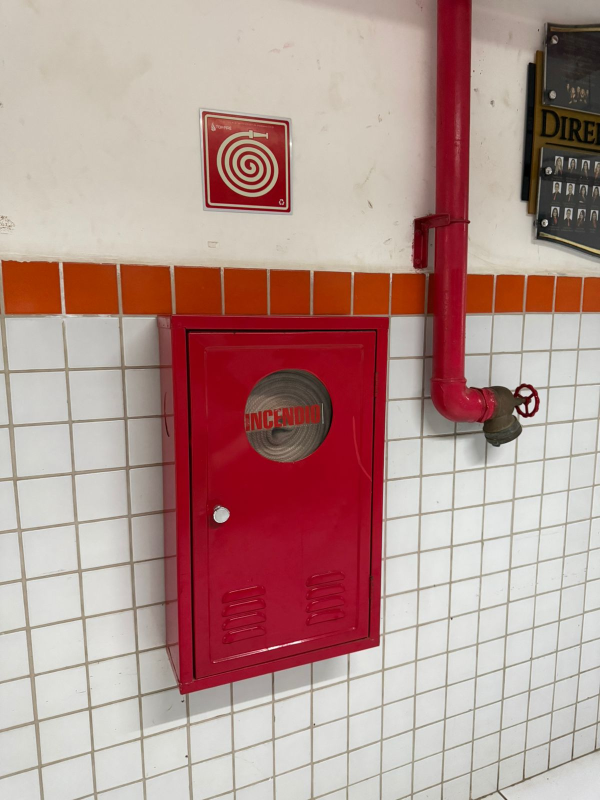
#> input picture imagens/imagem_original.jpg, 1200 x 1600 px (shown at 1/2 size)
$ python processamento.py
#> lines starting #> are read from the running program, lines starting #| are printed output that depends on the picture; after the words box and inside, x2 and y2 are one past the last pixel; in counts of white or black regions, pixels touching at a corner belong together
"""
Projeto A3 - Processamento Digital de Imagens
Tema: Inspeção visual automatizada de equipamentos de combate a incêndio
       (abrigo de hidrante de parede) como ferramenta auxiliar de gestão
       ambiental urbana.

Pipeline:
    1. Carregamento e pré-processamento (BGR->RGB, cinza, redimensionamento, normalização)
    2. Análise da imagem original (metadados + histograma RGB)
    3. Filtros (Gaussiano, Mediana, Bilateral)
    4. Detecção de bordas (Canny) - cinza e sobre máscara HSV
    5. Segmentação (Otsu e HSV por cor vermelha)
    6. Morfologia (erosão + dilatação + abertura/fechamento)
    7. Contornos sobrepostos
    8. Métricas (% área, média, desvio, PSNR, SNR)
    9. Grid comparativo final

Uso:
    python processamento.py
"""

from __future__ import annotations

import os
from pathlib import Path

import cv2
import matplotlib.pyplot as plt
import numpy as np
import pandas as pd
from skimage.metrics import peak_signal_noise_ratio


# ---------------------------------------------------------------------------
# Constantes do projeto
# ---------------------------------------------------------------------------
RAIZ = Path(__file__).resolve().parent
CAMINHO_IMAGEM = RAIZ / "imagens" / "imagem_original.jpg"
PASTA_RESULTADOS = RAIZ / "resultados"

LARGURA_ALVO = 600  # imagem em retrato; 600 px de largura -> ~800 px de altura

# Faixas HSV para o vermelho do hidrante (vermelho cruza H=0 -> duas faixas)
# H limitado a 10 na faixa baixa para excluir o laranja dos azulejos (H~10-20)
HSV_VERMELHO_BAIXO_1 = np.array([0, 120, 60], dtype=np.uint8)
HSV_VERMELHO_ALTO_1 = np.array([10, 255, 255], dtype=np.uint8)
HSV_VERMELHO_BAIXO_2 = np.array([170, 120, 60], dtype=np.uint8)
HSV_VERMELHO_ALTO_2 = np.array([179, 255, 255], dtype=np.uint8)

KERNEL_MORFOLOGIA = np.ones((5, 5), np.uint8)
AREA_MINIMA_CONTORNO = 500

CANNY_T1 = 50
CANNY_T2 = 150


# ---------------------------------------------------------------------------
# 1. Carregamento e pré-processamento
# ---------------------------------------------------------------------------
def carregar_imagem(caminho: Path) -> np.ndarray:
    """Lê uma imagem do disco e converte de BGR (OpenCV) para RGB."""
    bgr = cv2.imread(str(caminho), cv2.IMREAD_COLOR)
    if bgr is None:
        raise FileNotFoundError(f"Não foi possível ler a imagem: {caminho}")
    return cv2.cvtColor(bgr, cv2.COLOR_BGR2RGB)


def preprocessar(img_rgb: np.ndarray, largura_alvo: int = LARGURA_ALVO) -> dict:
    """Redimensiona, converte para cinza e normaliza.

    Retorna dicionário com:
        - rgb: imagem RGB uint8 redimensionada
        - gray: imagem em escala de cinza uint8 redimensionada
        - rgb_norm: imagem RGB normalizada em [0, 1] float32
    """
    altura_orig, largura_orig = img_rgb.shape[:2]
    escala = largura_alvo / largura_orig
    nova_altura = int(altura_orig * escala)
    rgb = cv2.resize(img_rgb, (largura_alvo, nova_altura), interpolation=cv2.INTER_AREA)
    gray = cv2.cvtColor(rgb, cv2.COLOR_RGB2GRAY)
    rgb_norm = rgb.astype(np.float32) / 255.0
    return {"rgb": rgb, "gray": gray, "rgb_norm": rgb_norm}


# ---------------------------------------------------------------------------
# 2. Análise da imagem original (metadados + histograma)
# ---------------------------------------------------------------------------
def imprimir_metadados(img_rgb: np.ndarray, caminho: Path) -> dict:
    """Coleta e imprime metadados básicos da imagem."""
    altura, largura, canais = img_rgb.shape
    tamanho_kb = os.path.getsize(caminho) / 1024
    meta = {
        "resolucao": f"{largura} x {altura}",
        "canais": canais,
        "tamanho_kb": round(tamanho_kb, 2),
        "dtype": str(img_rgb.dtype),
    }
    print("== Metadados da imagem original ==")
    for k, v in meta.items():
        print(f"  {k}: {v}")
    return meta


def gerar_histograma_rgb(img_rgb: np.ndarray, caminho_saida: Path) -> None:
    """Plota e salva o histograma dos três canais RGB."""
    cores = ("red", "green", "blue")
    nomes = ("R", "G", "B")
    fig, ax = plt.subplots(figsize=(8, 4))
    for i, (cor, nome) in enumerate(zip(cores, nomes)):
        hist = cv2.calcHist([img_rgb], [i], None, [256], [0, 256])
        ax.plot(hist, color=cor, label=f"Canal {nome}")
    ax.set_title("Histograma dos canais R, G, B")
    ax.set_xlabel("Intensidade (0-255)")
    ax.set_ylabel("Frequência de pixels")
    ax.set_xlim(0, 255)
    ax.legend()
    fig.tight_layout()
    fig.savefig(caminho_saida, dpi=120)
    plt.close(fig)


# ---------------------------------------------------------------------------
# 3. Filtros
# ---------------------------------------------------------------------------
def aplicar_filtros(img_rgb: np.ndarray) -> dict:
    """Aplica Gaussiano (sigma=1.5), Mediana (5x5) e Bilateral."""
    gauss = cv2.GaussianBlur(img_rgb, (0, 0), sigmaX=1.5)
    mediana = cv2.medianBlur(img_rgb, 5)
    bilateral = cv2.bilateralFilter(img_rgb, d=9, sigmaColor=75, sigmaSpace=75)
    return {"gaussiano": gauss, "mediana": mediana, "bilateral": bilateral}


# ---------------------------------------------------------------------------
# 4. Detecção de bordas
# ---------------------------------------------------------------------------
def detectar_bordas(gray: np.ndarray, t1: int = CANNY_T1, t2: int = CANNY_T2) -> np.ndarray:
    """Aplica suavização Gaussiana leve e em seguida o operador Canny."""
    suavizada = cv2.GaussianBlur(gray, (5, 5), 1.0)
    return cv2.Canny(suavizada, t1, t2)


# ---------------------------------------------------------------------------
# 5. Segmentação
# ---------------------------------------------------------------------------
def segmentar_otsu(gray: np.ndarray) -> tuple[float, np.ndarray]:
    """Segmentação por limiarização de Otsu."""
    limiar, mascara = cv2.threshold(
        gray, 0, 255, cv2.THRESH_BINARY + cv2.THRESH_OTSU
    )
    return limiar, mascara


def segmentar_hsv_vermelho(img_rgb: np.ndarray) -> np.ndarray:
    """Segmentação por cor vermelha no espaço HSV (duas faixas em H)."""
    hsv = cv2.cvtColor(img_rgb, cv2.COLOR_RGB2HSV)
    m1 = cv2.inRange(hsv, HSV_VERMELHO_BAIXO_1, HSV_VERMELHO_ALTO_1)
    m2 = cv2.inRange(hsv, HSV_VERMELHO_BAIXO_2, HSV_VERMELHO_ALTO_2)
    return cv2.bitwise_or(m1, m2)


# ---------------------------------------------------------------------------
# 6. Morfologia
# ---------------------------------------------------------------------------
def aplicar_morfologia(mascara: np.ndarray) -> dict:
    """Aplica erosão, dilatação e a combinação abertura+fechamento."""
    erosao = cv2.erode(mascara, KERNEL_MORFOLOGIA, iterations=1)
    dilatacao = cv2.dilate(mascara, KERNEL_MORFOLOGIA, iterations=1)
    abertura = cv2.morphologyEx(mascara, cv2.MORPH_OPEN, KERNEL_MORFOLOGIA)
    final = cv2.morphologyEx(abertura, cv2.MORPH_CLOSE, KERNEL_MORFOLOGIA)
    return {
        "erosao": erosao,
        "dilatacao": dilatacao,
        "abertura": abertura,
        "final": final,
    }


# ---------------------------------------------------------------------------
# 7. Contornos
# ---------------------------------------------------------------------------
def desenhar_contornos(
    img_rgb: np.ndarray, mascara: np.ndarray, area_min: int = AREA_MINIMA_CONTORNO
) -> tuple[np.ndarray, int]:
    """Desenha em verde os contornos cuja área >= area_min."""
    contornos, _ = cv2.findContours(
        mascara, cv2.RETR_EXTERNAL, cv2.CHAIN_APPROX_SIMPLE
    )
    filtrados = [c for c in contornos if cv2.contourArea(c) >= area_min]
    saida = img_rgb.copy()
    cv2.drawContours(saida, filtrados, -1, (0, 255, 0), 3)
    return saida, len(filtrados)


# ---------------------------------------------------------------------------
# 8. Métricas
# ---------------------------------------------------------------------------
def calcular_snr(original: np.ndarray, filtrada: np.ndarray) -> float:
    """SNR em dB: 10*log10(P_sinal / P_ruido), onde ruido = original - filtrada."""
    orig_f = original.astype(np.float64)
    filt_f = filtrada.astype(np.float64)
    ruido = orig_f - filt_f
    p_sinal = np.mean(orig_f ** 2)
    p_ruido = np.mean(ruido ** 2)
    if p_ruido < 1e-12:
        return float("inf")
    return 10.0 * np.log10(p_sinal / p_ruido)


def calcular_metricas(
    rgb: np.ndarray,
    gray: np.ndarray,
    filtros: dict,
    mascara_segmentacao: np.ndarray,
) -> pd.DataFrame:
    """Calcula percentual de área segmentada, média/desvio e PSNR/SNR por filtro."""
    total_pixels = mascara_segmentacao.size
    pixels_segmentados = int(np.count_nonzero(mascara_segmentacao))
    pct_area = 100.0 * pixels_segmentados / total_pixels

    linhas = [
        ("Pixels totais", total_pixels),
        ("Pixels segmentados (HSV+morfologia)", pixels_segmentados),
        ("% de area segmentada", round(pct_area, 2)),
        ("Valor medio de pixel (cinza)", round(float(gray.mean()), 2)),
        ("Desvio-padrao (cinza)", round(float(gray.std()), 2)),
    ]
    for nome, filtrada in filtros.items():
        psnr = peak_signal_noise_ratio(rgb, filtrada, data_range=255)
        snr = calcular_snr(rgb, filtrada)
        linhas.append((f"PSNR {nome} (dB)", round(float(psnr), 2)))
        linhas.append((f"SNR {nome} (dB)", round(float(snr), 2)))

    return pd.DataFrame(linhas, columns=["metrica", "valor"])


# ---------------------------------------------------------------------------
# 9. Salvamento e grid final
# ---------------------------------------------------------------------------
def salvar_imagem(img: np.ndarray, caminho: Path, cmap: str | None = None) -> None:
    """Salva uma imagem (RGB ou binária) como PNG usando matplotlib."""
    fig, ax = plt.subplots(figsize=(6, 8))
    ax.imshow(img, cmap=cmap)
    ax.axis("off")
    fig.tight_layout(pad=0)
    fig.savefig(caminho, dpi=120, bbox_inches="tight")
    plt.close(fig)


def montar_grid(paineis: list, caminho_saida: Path) -> None:
    """Monta um grid 3x3 com nove painéis (título, imagem, cmap)."""
    fig, axes = plt.subplots(3, 3, figsize=(14, 16))
    for ax, (titulo, img, cmap) in zip(axes.flat, paineis):
        ax.imshow(img, cmap=cmap)
        ax.set_title(titulo, fontsize=11)
        ax.axis("off")
    fig.tight_layout()
    fig.savefig(caminho_saida, dpi=130)
    plt.close(fig)


# ---------------------------------------------------------------------------
# Orquestração
# ---------------------------------------------------------------------------
def main() -> None:
    PASTA_RESULTADOS.mkdir(exist_ok=True)

    # --- Fase 5: carregar e pré-processar
    original_rgb = carregar_imagem(CAMINHO_IMAGEM)
#> in carregar_imagem, bgr is the input picture: shape (1600, 1200, 3); mean B, G, R 142.4, 147.3, 180.5
    pre = preprocessar(original_rgb)
#> in preprocessar, `gray = cv2.cvtColor(rgb, cv2.COLOR_RGB2GRAY)`:
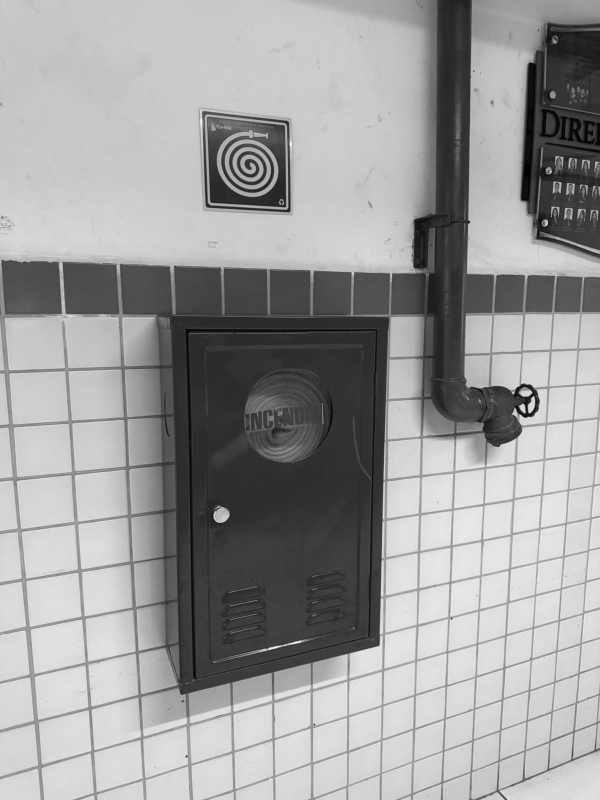
#> gray: shape (800, 600); min 0, max 252, mean 156.8
#> pre = 3 items
    rgb, gray = pre["rgb"], pre["gray"]
    salvar_imagem(rgb, PASTA_RESULTADOS / "01_original.png")
    salvar_imagem(gray, PASTA_RESULTADOS / "02_cinza.png", cmap="gray")

    # --- Fase 6: metadados + histograma
    imprimir_metadados(original_rgb, CAMINHO_IMAGEM)
    gerar_histograma_rgb(rgb, PASTA_RESULTADOS / "03_histograma_rgb.png")

    # --- Fase 7: filtros
    filtros = aplicar_filtros(rgb)
#> filtros = 3 items
    salvar_imagem(filtros["gaussiano"], PASTA_RESULTADOS / "04_gaussiano.png")
    salvar_imagem(filtros["mediana"], PASTA_RESULTADOS / "05_mediana.png")
    salvar_imagem(filtros["bilateral"], PASTA_RESULTADOS / "06_bilateral.png")

    # --- Fase 8: bordas
    bordas_cinza = detectar_bordas(gray)
#> in detectar_bordas, `return cv2.Canny(suavizada, t1, t2)`:
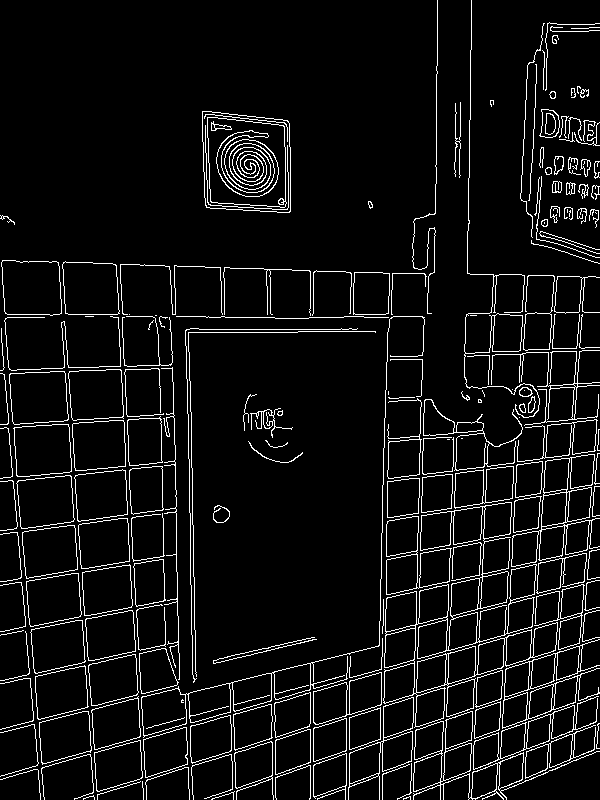
#> returned value: shape (800, 600); 6.4% white in thin lines or dots
    salvar_imagem(bordas_cinza, PASTA_RESULTADOS / "07_canny.png", cmap="gray")

    # --- Fase 9: segmentação Otsu e HSV
    limiar_otsu, mascara_otsu = segmentar_otsu(gray)
#> in segmentar_otsu, `limiar, mascara = cv2.threshold( gray, 0, 255, cv2.THRESH_BINARY + cv2..`:
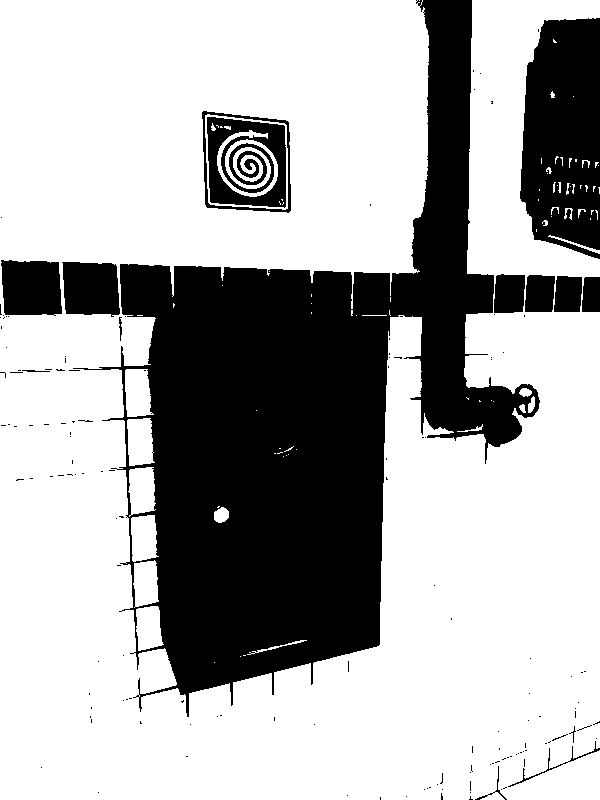
#> mascara: shape (800, 600); 68.3% white; 149 black regions (133 under 20 px), largest, box (x1, y1, x2, y2) and area: (73, 0, 540, 717) 120174, (520, 18, 600, 259) 15966, (207, 117, 286, 208) 4653
#> in segmentar_otsu, `limiar, mascara = cv2.threshold( gray, 0, 255, cv2.THRESH_BINARY + cv2..`: limiar = 131
#> limiar_otsu = 131
    print(f"Limiar Otsu calculado: {limiar_otsu:.1f}")
#| Limiar Otsu calculado: 131.0
    salvar_imagem(mascara_otsu, PASTA_RESULTADOS / "08_otsu.png", cmap="gray")

    mascara_hsv = segmentar_hsv_vermelho(rgb)
    salvar_imagem(mascara_hsv, PASTA_RESULTADOS / "09_mascara_hsv.png", cmap="gray")

    # --- Morfologia sobre a máscara HSV (principal)
    morf = aplicar_morfologia(mascara_hsv)
#> in aplicar_morfologia, `final = cv2.morphologyEx(abertura, cv2.MORPH_CLOSE, KERNEL_MORFOLOGIA)`:
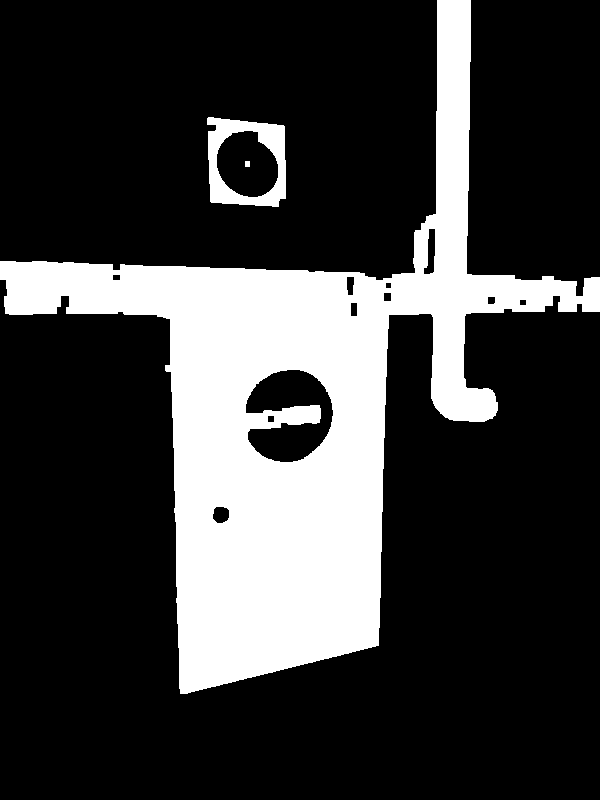
#> final: shape (800, 600); 23.3% white; 3 white regions, box (x1, y1, x2, y2) and area: (0, 0, 600, 694) 108440, (207, 117, 286, 207) 3283, (245, 161, 250, 167) 30
#> morf = 4 items
    salvar_imagem(morf["erosao"], PASTA_RESULTADOS / "10a_erosao.png", cmap="gray")
    salvar_imagem(morf["dilatacao"], PASTA_RESULTADOS / "10b_dilatacao.png", cmap="gray")
    salvar_imagem(morf["final"], PASTA_RESULTADOS / "10_morfologia.png", cmap="gray")

    # --- Canny sobre a máscara morfológica (mostra ganho vs. Canny cinza)
    bordas_mascara = cv2.Canny(morf["final"], CANNY_T1, CANNY_T2)
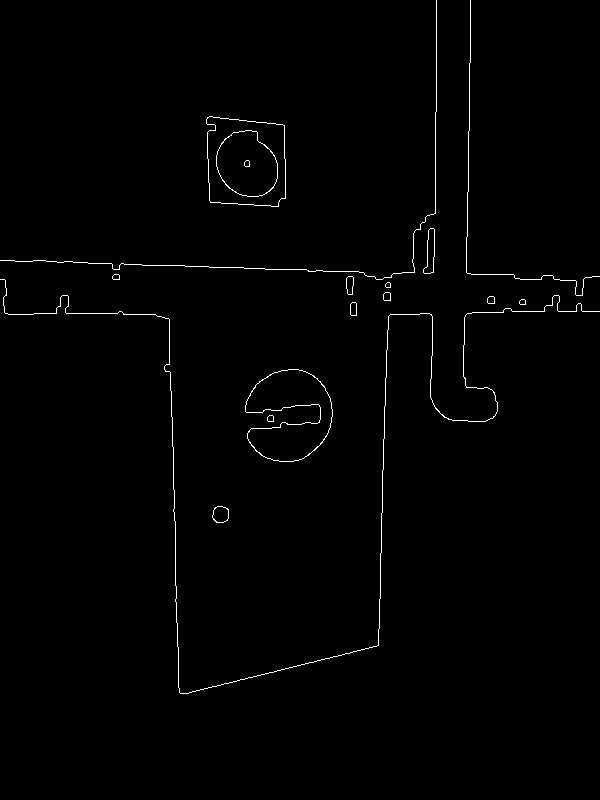
#> bordas_mascara: shape (800, 600); 0.87% white in thin lines or dots, all inside (x1, y1, x2, y2) = (0, 0, 600, 694)
    salvar_imagem(bordas_mascara, PASTA_RESULTADOS / "07b_canny_mascara.png", cmap="gray")

    # --- Contornos
    contornos_img, n_contornos = desenhar_contornos(rgb, morf["final"])
#> in desenhar_contornos, `contornos, _ = cv2.findContours( mascara, cv2.RETR_EXTERNAL, cv2.CHAIN..`: contornos = 2 contours; box (x1, y1, x2, y2) and area: (0, 0, 600, 694) 112975, (207, 117, 286, 207) 6174
#> in desenhar_contornos, `filtrados = [c for c in contornos if cv2.contourArea(c) >= area_min]`: filtrados has the same summary as contornos
#> in desenhar_contornos, `cv2.drawContours(saida, filtrados, -1, (0, 255, 0), 3)`:
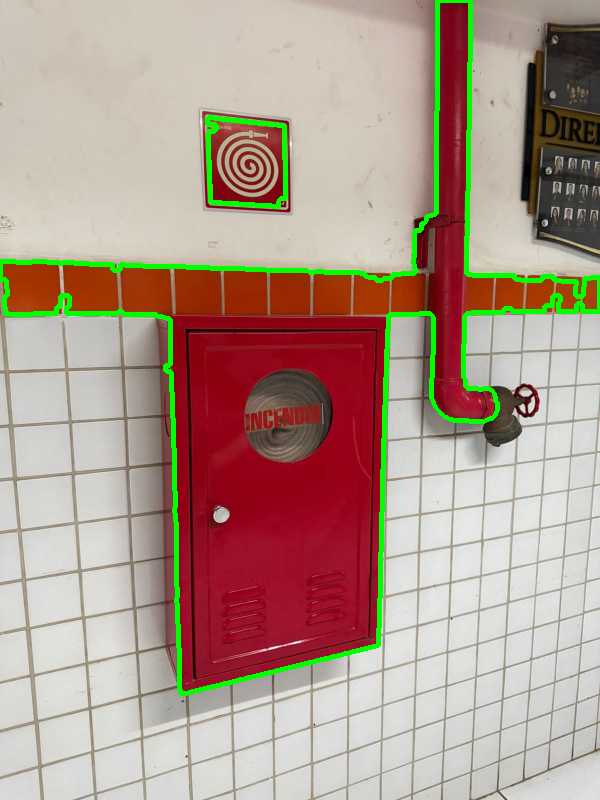
#> saida: shape (800, 600, 3); mean R, G, B 175.8, 153.4, 140.3
#> n_contornos = 2
    print(f"Contornos encontrados (area >= {AREA_MINIMA_CONTORNO}): {n_contornos}")
#| Contornos encontrados (area >= 500): 2
    salvar_imagem(contornos_img, PASTA_RESULTADOS / "11_contornos.png")

    # --- Fase 10: métricas
    metricas = calcular_metricas(rgb, gray, filtros, morf["final"])
#> in calcular_metricas, `pixels_segmentados = int(np.count_nonzero(mascara_segmentacao))`: pixels_segmentados = 111753
#> in calcular_metricas, `pct_area = 100.0 * pixels_segmentados / total_pixels`: pct_area = 23.28
#> in calcular_metricas, `linhas = [ ("Pixels totais", total_pixels), ("Pixels segmentados (HSV+..`: linhas = [('Pixels totais', 480000), ('Pixels segmentados (HSV+morfologia)', 111753), ('% de area segmentada', 23.28), ('Valor medio de pixel (cinza)', 156.8), ('Desvio-padrao (cinza)', 67.51)]
#> the loop in calcular_metricas, `for nome, filtrada in filtros.items():` made 3 passes
#> (nome, psnr, p_ruido in calcular_snr, snr) on passes 1 to 3: ('gaussiano', 28.09, 101, 24.68), ('mediana', 28.29, 96.49, 24.88), ('bilateral', 35.47, 18.44, 32.07)
#> pass 1, in calcular_snr, `ruido = orig_f - filt_f`:
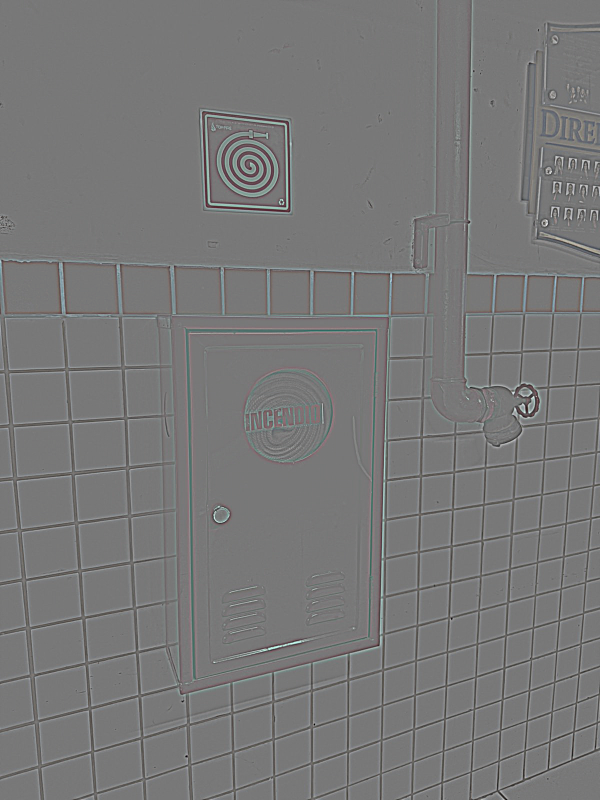
#> ruido: shape (800, 600, 3) float64; mean R, G, B 0, 0, 0; drawn with min black and max white
#> after the loop in calcular_metricas, `for nome, filtrada in filtros.items():`: linhas = 11 items
#> metricas = table of 11 rows and 2 columns
    metricas.to_csv(PASTA_RESULTADOS / "metricas.csv", index=False)
    print("\n== Metricas ==")
    print(metricas.to_string(index=False))
#|                             metrica     valor
#|                       Pixels totais 480000.00
#| Pixels segmentados (HSV+morfologia) 111753.00
#|                % de area segmentada     23.28
#|        Valor medio de pixel (cinza)    156.82
#|               Desvio-padrao (cinza)     67.51
#> (further printed lines are left out)

    # --- Fase 11: grid final 3x3
    paineis = [
        ("Original (RGB)", rgb, None),
        ("Escala de cinza", gray, "gray"),
        ("Bilateral", filtros["bilateral"], None),
        ("Gaussiano (sigma=1.5)", filtros["gaussiano"], None),
        ("Mediana (5x5)", filtros["mediana"], None),
        ("Canny (cinza)", bordas_cinza, "gray"),
        ("Otsu", mascara_otsu, "gray"),
        ("Mascara HSV + morfologia", morf["final"], "gray"),
        ("Contornos sobrepostos", contornos_img, None),
    ]
    montar_grid(paineis, PASTA_RESULTADOS / "12_grid_final.png")
#> the loop in montar_grid, `for ax, (titulo, img, cmap) in zip(axes.flat, paineis):` made 9 passes

    print(f"\nResultados salvos em: {PASTA_RESULTADOS}")


if __name__ == "__main__":
    main()
